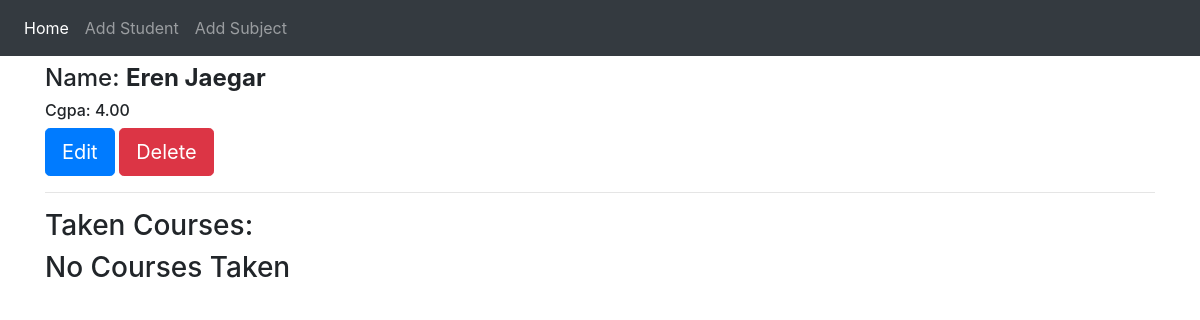
The page /student_detail/5 on the database its author committed.
### first_app/models.py (models this page shows, shortened)
class Student(models.Model):
    first_name = models.CharField(max_length=100)
    last_name = models.CharField(max_length=100)
    cgpa = models.DecimalField(max_digits=4,decimal_places=2)

### first_app/views.py (the view)
# urls.py: path("student_detail/<int:id>",views.student_detail,name="student_detail"),
def student_detail(request,id):
    get_student = Student.objects.get(pk=id)
    get_subject = Subject.objects.filter(student=id).order_by('-difficulty_level')
    diction = {"title":"Student Info","student_info":get_student,"subjects":get_subject}
    return render(request,"first_app/student_info.html",context=diction)

### templates/first_app/student_info.html (shortened to what this page needs)
{% extends 'base.html' %}
{% block content %}
<h4>Name: <b>{{ student_info.first_name }} {{ student_info.last_name }} </b></h4>
<h6>Cgpa: {{ student_info.cgpa }}</h6>
<a href="{% url 'first_app:edit' id=student_info.pk %}" class="btn btn-primary btn-lg">Edit</a>
<a href="{% url 'first_app:delete' id=student_info.id %}" class="btn btn-danger btn-lg" onclick="return confirm('Do you really want to delete that?')">Delete</a>
<br>
<hr>
<h3>Taken Courses:</h3>
{% if subjects %}
<table class="table table-striped table-bordered">
  <tr>
    <th>Name</th>
    <th>Course Code</th>
    <th>Difficulty</th>
  </tr>
  <tr>
    {% for subjects in subjects %}
    <td> <a href="{% url 'first_app:edit' id=subjects.pk %}">{{ subjects.name }} </a> </td>
    <td>{{ subjects.code }}</td>
    <td>{{ subjects.difficulty_level }}</td>
  </tr>
  {% endfor %}
</table>
{% else %}
<h3>No Courses Taken</h3>
{% endif %}
{% endblock %}

### rows shown on the page
Student: first_name "Eren", last_name "Jaegar", cgpa "4.00"
